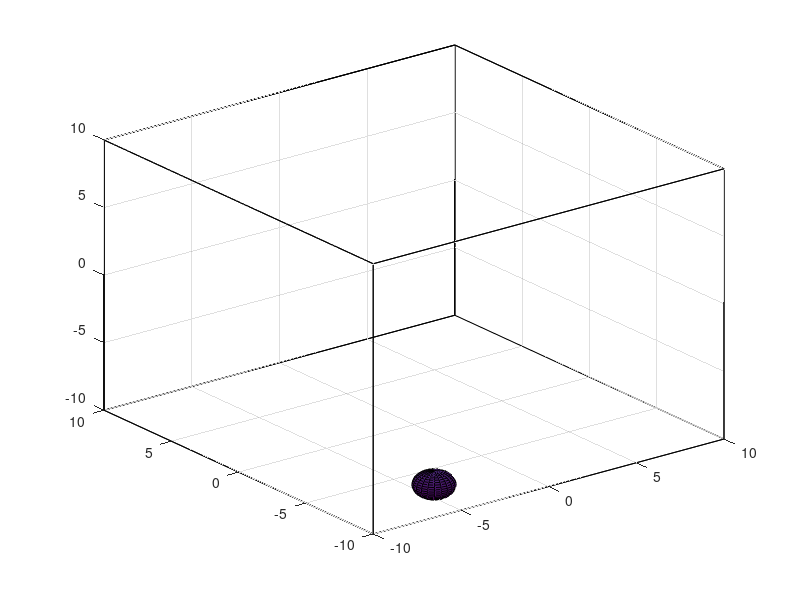

The MATLAB source for this figure: (Note: this script raises an error after producing the figure.)
% Evan Baker
% EAB_HW06_P02
% 26 February 2014

% This function models an ideal gas molecule bouncing around in a 3D
% 10x10x10 cube and models the movement through 3 bounces. The initial
% velocity vector and position is randomized at runtime.

function EAB_HW06_P02
% This code is written to allow user defined parameters, but not finished.
% v = input('Max vector velocity component of the gas particle? v = '); 
% s = input('Side length of box? s = ');
% fps = input('Frames per (simulation) second? fps = ');
% time = input('Simulate how many seconds? time = ');

% Uncomment the 4 assignments above, comment out the 4 assignments below
% to allow the user to define the side length, max velocity, and framerate
% Some additionally changes are still necessary and haven't been worked
% out completely.

v = 1; % velocity vector
s = 10; % side length of the box
fps = 1; % frame rate resolution of simulation - higher = smoother particle motion
time = 20; % run for 20 seconds normally
safe = s - 1;

p = [randi(safe), randi(safe), randi(safe)]; % define pseudorandom initial position vector
v = [randi(v), randi(v), randi(v)]; % define velocity vector
[xs, ys, zs] = sphere; % build sphere mesh, default radius is 1

count = 0;
j = 1;
% for frames = 1:(fps*time) % generate (seconds)*(frames per second) frames
while count <= 10 % this while loops for a bunch of bounces
    clf
    drawBox
    [v, count] = collision(p,v,count);
    p = v/(fps) + p; % at every time, the new position is the previous position + velocity * time(1), so p + 1 * v
    surf(xs+p(1), ys+p(2), zs+p(3))
    M(j) = getframe(gcf);
    j = j + 1;
end
movie2avi(M, 'bounce.avi', 'compression', 'none');
    function [v, count] = collision(p,v,count)
        for i = 1:3
            if p(i) <= -safe
                v(i) = abs(v(i));
                count = count + 1;
            elseif p(i) >= safe % check the edges for collision
                v(i) = -abs(v(i)); % if a collision state is present, bounce
                count = count + 1; 
            end
        end
    end
    function drawBox
        [X,Y] = meshgrid(-s:20:s,-s:20:s);
        Z = 10*ones(length(X),length(Y));
        surf(X,Y,Z,'Facecolor','none');
        hold on;
        surf(Y,Z,X,'Facecolor','none');surf(Y,Z,X,'Facecolor','none');
        surf(Z,X,Y,'Facecolor','none');surf(-Y,-Z,-X,'Facecolor','none');
        surf(-Z,-X,-Y,'Facecolor','none');
    end
end